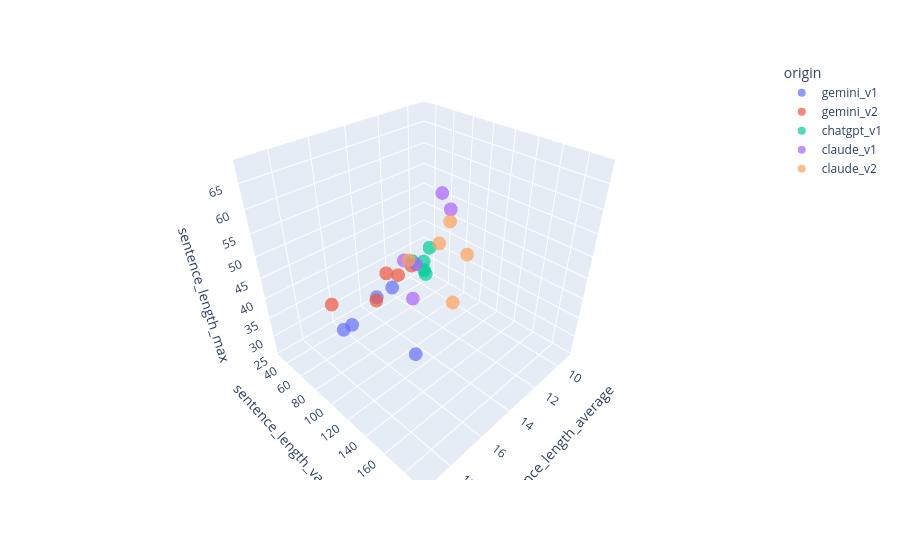

Write notebook code for a chart like this one.
### Code cell
fig = px.scatter_3d(
    ai_stories_df,
    "sentence_length_average",
    "sentence_length_variance",
    "sentence_length_max",
    color="origin",
    opacity=0.7
)

fig.show()

### Figure 1 — Plotly figure (JSON) as saved in the notebook; plotly's stock layout.template omitted (floating-point values rounded to 4 significant figures)
{"data": [{"hovertemplate": "origin=gemini_v1<br>sentence_length_average=%{x}<br>sentence_length_variance=%{y}<br>sentence_length_max=%{z}<extra></extra>", "legendgroup": "gemini_v1", "marker": {"color": "#636efa", "opacity": 0.7, "symbol": "circle"}, "mode": "markers", "name": "gemini_v1", "scene": "scene", "showlegend": true, "type": "scatter3d", "x": [19.23, 13.43, 17.5, 12.61, 16.53], "y": [186.3, 38.34, 78.14, 45.35, 67.19], "z": [53, 28, 35, 30, 32]}, {"hovertemplate": "origin=gemini_v2<br>sentence_length_average=%{x}<br>sentence_length_variance=%{y}<br>sentence_length_max=%{z}<extra></extra>", "legendgroup": "gemini_v2", "marker": {"color": "#EF553B", "opacity": 0.7, "symbol": "circle"}, "mode": "markers", "name": "gemini_v2", "scene": "scene", "showlegend": true, "type": "scatter3d", "x": [18.68, 16.44, 14.72, 12.92, 12.66], "y": [96.42, 99.06, 78.75, 76.97, 54.88], "z": [47, 43, 43, 41, 35]}, {"hovertemplate": "origin=chatgpt_v1<br>sentence_length_average=%{x}<br>sentence_length_variance=%{y}<br>sentence_length_max=%{z}<extra></extra>", "legendgroup": "chatgpt_v1", "marker": {"color": "#00cc96", "opacity": 0.7, "symbol": "circle"}, "mode": "markers", "name": "chatgpt_v1", "scene": "scene", "showlegend": true, "type": "scatter3d", "x": [9.382, 10.47, 10.18, 9.985, 9.156], "y": [37.0, 51.58, 31.72, 51.54, 31.2], "z": [26, 34, 31, 37, 26]}, {"hovertemplate": "origin=claude_v1<br>sentence_length_average=%{x}<br>sentence_length_variance=%{y}<br>sentence_length_max=%{z}<extra></extra>", "legendgroup": "claude_v1", "marker": {"color": "#ab63fa", "opacity": 0.7, "symbol": "circle"}, "mode": "markers", "name": "claude_v1", "scene": "scene", "showlegend": true, "type": "scatter3d", "x": [13.52, 14.07, 12.92, 12.04, 15.33], "y": [87.99, 87.93, 82.02, 105.3, 145.2], "z": [35, 46, 42, 56, 68]}, {"hovertemplate": "origin=claude_v2<br>sentence_length_average=%{x}<br>sentence_length_variance=%{y}<br>sentence_length_max=%{z}<extra></extra>", "legendgroup": "claude_v2", "marker": {"color": "#FFA15A", "opacity": 0.7, "symbol": "circle"}, "mode": "markers", "name": "claude_v2", "scene": "scene", "showlegend": true, "type": "scatter3d", "x": [15.57, 15.94, 17.93, 13.52, 12.11], "y": [119.4, 152.6, 192.7, 126.1, 124.3], "z": [53, 61, 60, 58, 48]}], "layout": {"legend": {"title": {"text": "origin"}, "tracegroupgap": 0}, "margin": {"t": 60}, "scene": {"domain": {"x": [0, 1], "y": [0, 1]}, "xaxis": {"title": {"text": "sentence_length_average"}}, "yaxis": {"title": {"text": "sentence_length_variance"}}, "zaxis": {"title": {"text": "sentence_length_max"}}}}}
